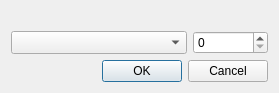
<?xml version="1.0" encoding="UTF-8"?>
<ui version="4.0">
 <class>InputIntToStringDialog</class>
 <widget class="QDialog" name="InputIntToStringDialog">
  <property name="geometry">
   <rect>
    <x>0</x>
    <y>0</y>
    <width>279</width>
    <height>93</height>
   </rect>
  </property>
  <property name="minimumSize">
   <size>
    <width>279</width>
    <height>93</height>
   </size>
  </property>
  <property name="maximumSize">
   <size>
    <width>279</width>
    <height>93</height>
   </size>
  </property>
  <property name="windowTitle">
   <string>Elevation layers</string>
  </property>
  <property name="locale">
   <locale language="English" country="UnitedStates"/>
  </property>
  <layout class="QGridLayout" name="gridLayout">
   <item row="0" column="0">
    <widget class="QLabel" name="lLayers">
     <property name="text">
      <string/>
     </property>
    </widget>
   </item>
   <item row="1" column="0">
    <widget class="QComboBox" name="cbLayers">
     <property name="minimumSize">
      <size>
       <width>176</width>
       <height>23</height>
      </size>
     </property>
     <property name="maximumSize">
      <size>
       <width>181</width>
       <height>23</height>
      </size>
     </property>
    </widget>
   </item>
   <item row="2" column="0" colspan="2">
    <widget class="QDialogButtonBox" name="buttonBox">
     <property name="orientation">
      <enum>Qt::Horizontal</enum>
     </property>
     <property name="standardButtons">
      <set>QDialogButtonBox::Cancel|QDialogButtonBox::Ok</set>
     </property>
    </widget>
   </item>
   <item row="1" column="1">
    <widget class="QSpinBox" name="isLayers">
     <property name="maximum">
      <number>100</number>
     </property>
    </widget>
   </item>
  </layout>
 </widget>
 <resources/>
 <connections>
  <connection>
   <sender>buttonBox</sender>
   <signal>accepted()</signal>
   <receiver>InputIntToStringDialog</receiver>
   <slot>accept()</slot>
   <hints>
    <hint type="sourcelabel">
     <x>252</x>
     <y>88</y>
    </hint>
    <hint type="destinationlabel">
     <x>157</x>
     <y>274</y>
    </hint>
   </hints>
  </connection>
  <connection>
   <sender>buttonBox</sender>
   <signal>rejected()</signal>
   <receiver>InputIntToStringDialog</receiver>
   <slot>reject()</slot>
   <hints>
    <hint type="sourcelabel">
     <x>274</x>
     <y>88</y>
    </hint>
    <hint type="destinationlabel">
     <x>286</x>
     <y>274</y>
    </hint>
   </hints>
  </connection>
  <connection>
   <sender>cbLayers</sender>
   <signal>currentIndexChanged(QString)</signal>
   <receiver>InputIntToStringDialog</receiver>
   <slot>changeLayer(QString)</slot>
   <hints>
    <hint type="sourcelabel">
     <x>121</x>
     <y>47</y>
    </hint>
    <hint type="destinationlabel">
     <x>202</x>
     <y>7</y>
    </hint>
   </hints>
  </connection>
 </connections>
 <slots>
  <slot>changeLayer(QString)</slot>
  <slot>changeZValue(double)</slot>
 </slots>
</ui>
